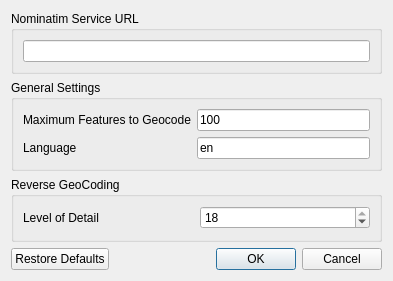
<?xml version="1.0" encoding="UTF-8"?>
<ui version="4.0">
 <class>Dialog</class>
 <widget class="QDialog" name="Dialog">
  <property name="geometry">
   <rect>
    <x>0</x>
    <y>0</y>
    <width>393</width>
    <height>281</height>
   </rect>
  </property>
  <property name="windowTitle">
   <string>Settings</string>
  </property>
  <layout class="QVBoxLayout" name="verticalLayout_2">
   <item>
    <widget class="QGroupBox" name="groupBox">
     <property name="title">
      <string>Nominatim Service URL</string>
     </property>
     <layout class="QVBoxLayout" name="verticalLayout">
      <item>
       <widget class="QLineEdit" name="nomServiceLineEdit"/>
      </item>
     </layout>
    </widget>
   </item>
   <item>
    <widget class="QGroupBox" name="groupBox_2">
     <property name="title">
      <string>General Settings</string>
     </property>
     <layout class="QVBoxLayout" name="verticalLayout_3">
      <item>
       <layout class="QFormLayout" name="formLayout">
        <item row="0" column="0">
         <widget class="QLabel" name="maxRequestLabel">
          <property name="text">
           <string>Maximum Features to Geocode</string>
          </property>
         </widget>
        </item>
        <item row="0" column="1">
         <widget class="QLineEdit" name="maxRequestLineEdit">
          <property name="text">
           <string>100</string>
          </property>
         </widget>
        </item>
        <item row="1" column="0">
         <widget class="QLabel" name="languageLabel">
          <property name="text">
           <string>Language</string>
          </property>
         </widget>
        </item>
        <item row="1" column="1">
         <widget class="QLineEdit" name="languageLineEdit">
          <property name="text">
           <string>en</string>
          </property>
         </widget>
        </item>
       </layout>
      </item>
     </layout>
    </widget>
   </item>
   <item>
    <widget class="QGroupBox" name="groupBox_3">
     <property name="title">
      <string>Reverse GeoCoding</string>
     </property>
     <layout class="QVBoxLayout" name="verticalLayout_4">
      <item>
       <layout class="QHBoxLayout" name="horizontalLayout">
        <item>
         <widget class="QLabel" name="detailLabel">
          <property name="text">
           <string>Level of Detail</string>
          </property>
         </widget>
        </item>
        <item>
         <widget class="QSpinBox" name="detailSpinBox">
          <property name="maximum">
           <number>18</number>
          </property>
          <property name="value">
           <number>18</number>
          </property>
         </widget>
        </item>
       </layout>
      </item>
      <item>
       <spacer name="verticalSpacer">
        <property name="orientation">
         <enum>Qt::Vertical</enum>
        </property>
        <property name="sizeHint" stdset="0">
         <size>
          <width>20</width>
          <height>40</height>
         </size>
        </property>
       </spacer>
      </item>
     </layout>
    </widget>
   </item>
   <item>
    <widget class="QDialogButtonBox" name="buttonBox">
     <property name="orientation">
      <enum>Qt::Horizontal</enum>
     </property>
     <property name="standardButtons">
      <set>QDialogButtonBox::Cancel|QDialogButtonBox::Ok|QDialogButtonBox::RestoreDefaults</set>
     </property>
    </widget>
   </item>
  </layout>
 </widget>
 <resources/>
 <connections>
  <connection>
   <sender>buttonBox</sender>
   <signal>accepted()</signal>
   <receiver>Dialog</receiver>
   <slot>accept()</slot>
   <hints>
    <hint type="sourcelabel">
     <x>248</x>
     <y>254</y>
    </hint>
    <hint type="destinationlabel">
     <x>157</x>
     <y>274</y>
    </hint>
   </hints>
  </connection>
  <connection>
   <sender>buttonBox</sender>
   <signal>rejected()</signal>
   <receiver>Dialog</receiver>
   <slot>reject()</slot>
   <hints>
    <hint type="sourcelabel">
     <x>316</x>
     <y>260</y>
    </hint>
    <hint type="destinationlabel">
     <x>286</x>
     <y>274</y>
    </hint>
   </hints>
  </connection>
 </connections>
</ui>
